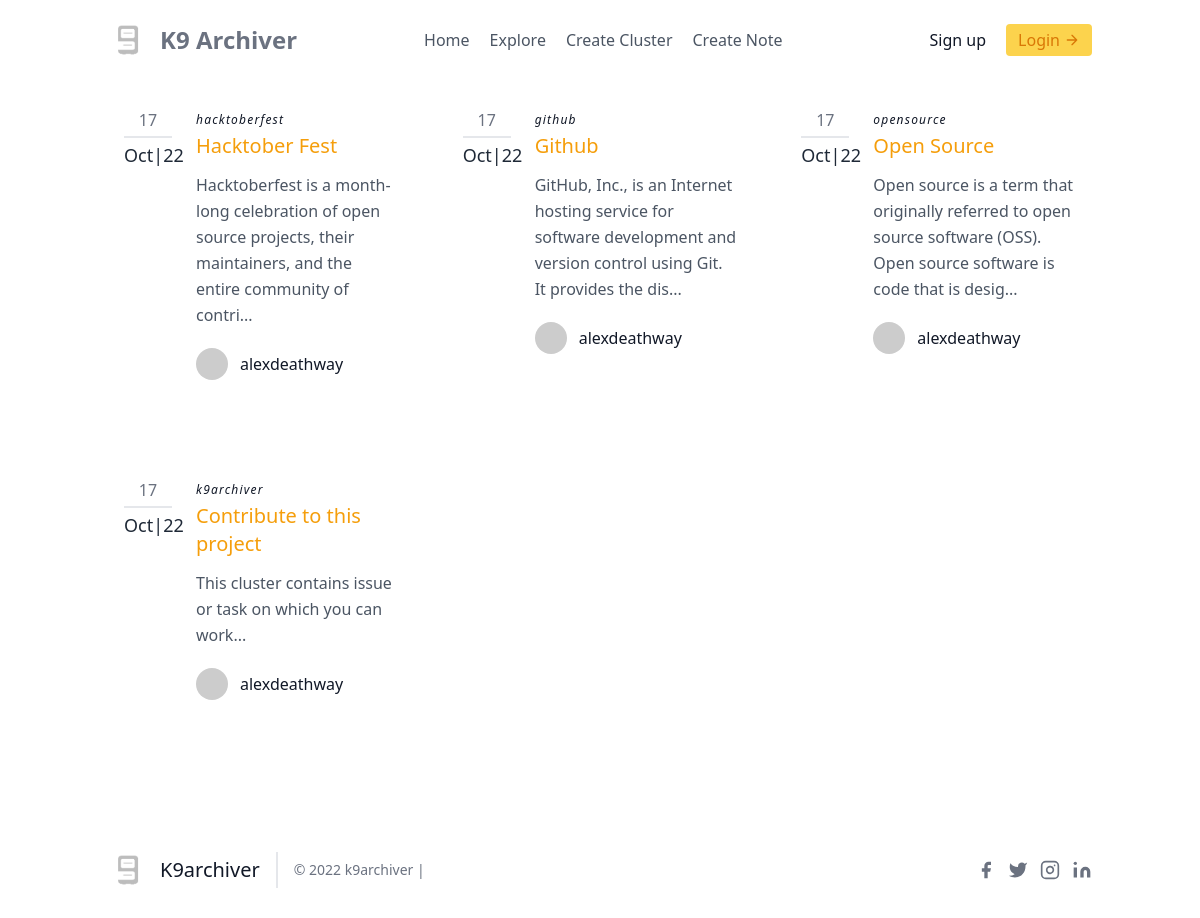
The page /cluster/ on the database its author committed.
### cluster/models.py (models this page shows, shortened)
class ClusterModel(models.Model):
    Permission_level=(
        ("p","Public"),
        ("PO","Participant Only"),
    )
    cluster_name=models.CharField(max_length=100)
    code_name=models.CharField(max_length=20,unique=True)
    owner=models.ForeignKey(User, on_delete=models.CASCADE,related_name="ClusterModel_User")
    description=models.TextField(max_length=600,default="Empty")
    date=models.DateField(auto_now=True)
    permission=models.CharField(choices=Permission_level,max_length=10,default="PO")
    participant=None

### users/models.py (models this page shows)
class User(AbstractUser):
    is_author=models.BooleanField(default=False)
    profile_picture=models.ImageField(upload_to="profile_picture", height_field=None, width_field=None, max_length=None)
    def __str__(self):
        return f"{self.username}"

### cluster/views.py (the view)
# urls.py: path("",ClusterListView.as_view(),name="clusterlist"),
class ClusterListView(ListView):
    template_name = "cluster/cluster_list.html"
    context_object_name="clusters"
    queryset=ClusterModel.objects.all()

### cluster/templates/cluster/cluster_list.html
{% extends 'base.html' %}
{% block body %}
<section class="text-gray-600 body-font">
  <div class="container px-5 py-24 mx-auto">
    <div class="flex flex-wrap -mx-4 -my-8">
    {% for cluster in clusters %}
      <div class="py-12 px-8 lg:w-1/3">
        <div class="h-full flex items-start">
          <div class="w-12 flex-shrink-0 flex flex-col text-center leading-none">
            <span class="text-gray-500 pb-2 mb-2 border-b-2 border-gray-200">{{cluster.date|date:"d"}}</span>
            <span class="font-medium text-lg text-gray-800 title-font leading-none">{{cluster.date|date:"M"}}|{{cluster.date|date:"y"}}</span>
          </div>
          <div class="flex-grow pl-6">
          <a href="{% url 'cluster:clusterdetail' cluster.code_name %}">
            <h2 class="tracking-widest text-xs italic title-font font-medium text-gray-900 mb-1">{{cluster.code_name}}</h2>
            <h1 class="title-font text-xl font-medium text-yellow-500 mb-3">{{cluster.cluster_name}}</h1>
          </a>
            <p class="leading-relaxed mb-5">{{cluster.description|slice:":120"}}...</p>
            <a class="inline-flex items-center">
              <img alt="blog" src="https://dummyimage.com/101x101" class="w-8 h-8 rounded-full flex-shrink-0 object-cover object-center">
              <span class="flex-grow flex flex-col pl-3">
                <span class="title-font font-medium text-gray-900">{{cluster.owner}}</span>
              </span>
            </a>
          </div>
        </div>
      </div>
    {% endfor %}
    </div>
  </div>
</section>
{% endblock body %}

### rows shown on the page
ClusterModel: date "17", date "Oct", date "22", code_name "hacktoberfest", cluster_name "Hacktober Fest", description "Hacktoberfest is a month-long celebration of open source projects, their maintainers, and the entire community of contri", owner "alexdeathway"
ClusterModel: date "17", date "Oct", date "22", code_name "github", cluster_name "Github", description "GitHub, Inc., is an Internet hosting service for software development and version control using Git. It provides the dis", owner "alexdeathway"
ClusterModel: date "17", date "Oct", date "22", code_name "opensource", cluster_name "Open Source", description "Open source is a term that originally referred to open source software (OSS). Open source software is code that is desig", owner "alexdeathway"
ClusterModel: date "17", date "Oct", date "22", code_name "k9archiver", cluster_name "Contribute to this project", description "This cluster contains issue or task on which you can work", owner "alexdeathway"
